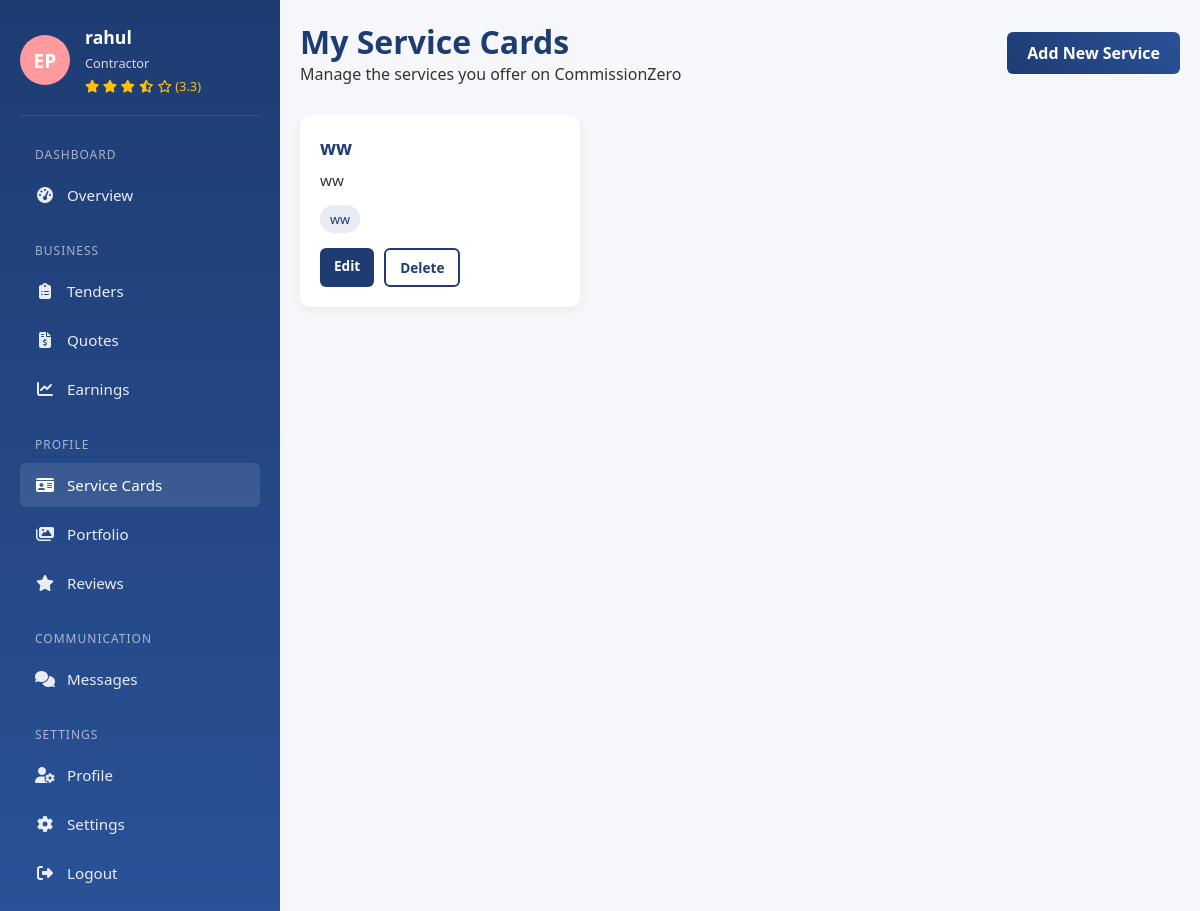
The app's page /service_cards/ (signed in) with its own data.
### CommissionZeroApp/models.py (models this page shows, shortened)
class ProviderService(models.Model):
    CATEGORY_CHOICES = [
        ('electrician', 'Electrician'),
        ('plumber', 'Plumber'),
        ('painter', 'Painter'),
        ('carpenter', 'Carpenter'),
        ('solar-electrician', 'Solar Electrician'),
    ]
    provider = models.ForeignKey(User, on_delete=models.CASCADE)  # Linked to service provider
    category = models.CharField(max_length=50, choices=CATEGORY_CHOICES)
    title = models.CharField(max_length=100)
    description = models.TextField()
    tags = models.CharField(max_length=255, blank=True)  # comma-separated tags
    created_at = models.DateTimeField(auto_now_add=True)
    def get_tags(self):
        return [tag.strip() for tag in self.tags.split(',') if tag.strip()]

### CommissionZeroApp/views.py (the view)
# urls.py: path('service_cards/', views.service_cards, name='service_cards'),
@role_required(['provider'])
def service_cards(request):
    services = ProviderService.objects.filter(provider=request.user)
    avg_rating = Review.objects.filter(provider=request.user).aggregate(avg=Avg('rating'))['avg']
    avg_rating = round(avg_rating or 0, 1)
    return render(request, 'CommissionZeroApp/service_provider/service_cards.html', {
        'services': services,
        'avg_rating': avg_rating
    })

### CommissionZeroApp/context_processors.py (called while the page is built)
def provider_avg_rating(request):
    if request.user.is_authenticated and hasattr(request.user, 'role') and request.user.role == 'provider':
        avg_rating = Review.objects.filter(provider=request.user).aggregate(avg=Avg('rating'))['avg']
        return {'avg_rating': round(avg_rating or 0, 1)}
    return {}

### CommissionZeroApp/templates/CommissionZeroApp/service_provider/service_cards.html (shortened to what this page needs)
{% load static %}
<!DOCTYPE html>
<html lang="en">
<head>
    <link rel="stylesheet" href="{% static 'css/service_provider/service_cards.css' %}">
    <link rel="stylesheet" href="https://cdnjs.cloudflare.com/ajax/libs/font-awesome/6.4.0/css/all.min.css">
</head>
<body>
    {% include "sidebar_service.html" %}
    <div class="main-content">
        <div class="container">
            <div class="page-header">
                <div>
                    <h1>My Service Cards</h1>
                    <p>Manage the services you offer on CommissionZero</p>
                </div>
                <a href="{% url 'add_service' %}" class="btn">Add New Service</a>
            </div>
            <div class="cards-grid">
    {% for service in services %}
        <div class="service-card">
            <h3>{{ service.title }}</h3>
            <p>{{ service.description }}</p>
            <div class="tags">
                {% for tag in service.get_tags %}
                    <span>{{ tag }}</span>
                {% endfor %}
            </div>
            <div class="card-actions">
                <a href="{% url 'edit_service' service.id %}" class="btn-sm">Edit</a>
                <a href="{% url 'delete_service' service.id %}" class="btn-sm btn-outline">Delete</a>
            </div>
        </div>
    {% empty %}
        <p>No service cards available yet.</p>
    {% endfor %}
</div>
        </div>
    </div>
</body>
</html>

### templates/sidebar_service.html (shortened to what this page needs)
{% block content %}
{% load static %}
<!DOCTYPE html>
<html lang="en">
<head>
  <link rel="stylesheet" href="https://cdnjs.cloudflare.com/ajax/libs/font-awesome/6.4.0/css/all.min.css">
  <link rel="stylesheet" href="{% static 'css/service_provider/sidebar_service.css' %}">
</head>
<body>
<aside class="provider-sidebar" id="sidebar">
  <div class="provider-profile">
    <div class="provider-avatar">EP</div>
    <div class="provider-info">
      <h3>{{ user.username }}</h3>
      <p>Contractor</p>
      <div class="provider-rating">
        {% if avg_rating %}
          {% for i in "12345" %}
            {% if forloop.counter <= avg_rating %}
              <i class="fas fa-star"></i>
            {% elif forloop.counter0 < avg_rating and avg_rating < forloop.counter %}
              <i class="fas fa-star-half-alt"></i>
            {% else %}
              <i class="far fa-star"></i>
            {% endif %}
          {% endfor %}
          <span>({{ avg_rating }})</span>
        {% else %}
          <span>No ratings yet</span>
        {% endif %}
      </div>
    </div>
  </div>
  {% url 'service_dashboard' as service_dashboard %}
  {% url 'tenders' as tenders %}
  {% url 'quotes' as quotes %}
  {% url 'earnings' as earnings %}
  {% url 'service_cards' as service_cards %}
  {% url 'portfolio' as portfolio %}
  {% url 'reviews_service' as reviews_service %}
  {% url 'messages_service' as messages_service %}
  {% url 'profile' as profile %}
  {% url 'settings_service' as settings_service %}
  <nav class="provider-menu">
    <div class="menu-category">Dashboard</div>
    <a href="{{ service_dashboard }}" class="menu-item {% if request.path == service_dashboard %}active{% endif %}">
      <i class="fas fa-tachometer-alt"></i><span>Overview</span>
    </a>
    <div class="menu-category">Business</div>
    <a href="{{ tenders }}" class="menu-item {% if request.path == tenders %}active{% endif %}">
      <i class="fas fa-clipboard-list"></i><span>Tenders</span>
    </a>
    <a href="{{ quotes }}" class="menu-item {% if request.path == quotes %}active{% endif %}">
      <i class="fas fa-file-invoice-dollar"></i><span>Quotes</span>
    </a>
    <a href="{{ earnings }}" class="menu-item {% if request.path == earnings %}active{% endif %}">
      <i class="fas fa-chart-line"></i><span>Earnings</span>
    </a>
    <div class="menu-category">Profile</div>
    <a href="{{ service_cards }}" class="menu-item {% if request.path == service_cards %}active{% endif %}">
      <i class="fas fa-id-card"></i><span>Service Cards</span>
    </a>
    <a href="{{ portfolio }}" class="menu-item {% if request.path == portfolio %}active{% endif %}">
      <i class="fas fa-images"></i><span>Portfolio</span>
    </a>
    <a href="{{ reviews_service }}" class="menu-item {% if request.path == reviews_service %}active{% endif %}">
      <i class="fas fa-star"></i><span>Reviews</span>
    </a>
    <div class="menu-category">Communication</div>
    <a href="{{ messages_service }}" class="menu-item {% if request.path == messages_service %}active{% endif %}">
      <i class="fas fa-comments"></i><span>Messages</span>
    </a>
    <div class="menu-category">Settings</div>
    <a href="{{ profile }}" class="menu-item {% if request.path == profile %}active{% endif %}">
      <i class="fas fa-user-cog"></i><span>Profile</span>
    </a>
    <a href="{{ settings_service }}" class="menu-item {% if request.path == settings_service %}active{% endif %}">
      <i class="fas fa-cog"></i><span>Settings</span>
    </a>
    <a href="{% url 'logout' %}" class="menu-item">
            <i class="fas fa-sign-out-alt"></i>
            <span>Logout</span>
        </a>
  </nav>
</aside>
</body>
</html>
{% endblock %}

### static/css/service_provider/service_cards.css (style rules this page uses)
:root { --primary: #1e3c72; --secondary: #2a5298; --light: #f5f7fa; --dark: #333; --accent: #ff9a9e; --danger: #F44336; --success: #4CAF50; }
body { margin: 0; font-family: 'Segoe UI', Tahoma, Geneva, Verdana, sans-serif; display: flex; background-color: var(--light); color: var(--dark); }
.main-content { width: calc(100% - 280px); padding: 20px; }
.container { max-width: 1200px; margin: 0 auto; }
.page-header { display: flex; justify-content: space-between; align-items: center; margin-bottom: 30px; flex-wrap: wrap; }
.page-header h1 { color: var(--primary); }
.btn { background: linear-gradient(45deg, var(--primary), var(--secondary)); color: white; padding: 10px 20px; border-radius: 6px; text-decoration: none; font-weight: 600; transition: 0.3s; }
.cards-grid { display: grid; grid-template-columns: repeat(auto-fill, minmax(280px, 1fr)); gap: 20px; }
.service-card { background: white; border-radius: 10px; padding: 20px; box-shadow: 0 4px 12px rgba(0,0,0,0.05); display: flex; flex-direction: column; justify-content: space-between; }
.service-card h3 { color: var(--primary); margin-bottom: 10px; }
.service-card p { font-size: 0.95rem; margin-bottom: 15px; }
.tags { display: flex; gap: 10px; flex-wrap: wrap; margin-bottom: 15px; }
.tags span { background-color: rgba(30, 60, 114, 0.1); color: var(--primary); padding: 5px 10px; border-radius: 20px; font-size: 0.8rem; }
.card-actions { display: flex; gap: 10px; }
.btn-sm { padding: 8px 14px; font-size: 0.85rem; border-radius: 6px; background: var(--primary); color: white; text-decoration: none; font-weight: 600; }
.btn-sm.btn-outline { background: transparent; color: var(--primary); border: 2px solid var(--primary); }

### static/css/service_provider/sidebar_service.css (style rules this page uses)
:root { --primary: #1e3c72; --secondary: #2a5298; --accent: #ff9a9e; --light: #f5f7fa; --dark: #333; }
* { margin: 0; padding: 0; box-sizing: border-box; font-family: 'Segoe UI', Tahoma, Geneva, Verdana, sans-serif; }
body { background-color: #f5f7fa; display: flex; min-height: 100vh; }
.provider-sidebar { background: linear-gradient(180deg, var(--primary), var(--secondary)); color: white; width: 280px; padding: 25px 20px; position: relative; transition: all 0.3s ease; z-index: 1000; }
.provider-profile { display: flex; align-items: center; margin-bottom: 30px; padding-bottom: 20px; border-bottom: 1px solid rgba(255,255,255,0.1); }
.provider-avatar { width: 50px; height: 50px; border-radius: 50%; background-color: var(--accent); display: flex; align-items: center; justify-content: center; margin-right: 15px; color: white; font-weight: bold; font-size: 1.2rem; }
.provider-info h3 { margin-bottom: 5px; font-size: 1.1rem; }
.provider-info p { font-size: 0.8rem; opacity: 0.8; margin-bottom: 5px; }
.provider-rating { color: #FFC107; font-size: 0.8rem; }
.provider-menu { margin-top: 20px; }
.menu-category { color: rgba(255,255,255,0.6); font-size: 0.75rem; text-transform: uppercase; letter-spacing: 1px; margin: 25px 0 10px 15px; }
.menu-item { display: flex; align-items: center; padding: 12px 15px; margin-bottom: 5px; border-radius: 6px; color: rgba(255,255,255,0.9); text-decoration: none; transition: all 0.3s; font-size: 0.95rem; }
.menu-item.active, .menu-item:hover { background-color: rgba(255,255,255,0.1); color: white; }
.menu-item i { margin-right: 12px; width: 20px; text-align: center; font-size: 1rem; }

### records on screen
ProviderService: title "ww", description "ww", get_tags "ww"

### other values on screen
{{ user.username }} "rahul"
{{ avg_rating }} "3.3"
